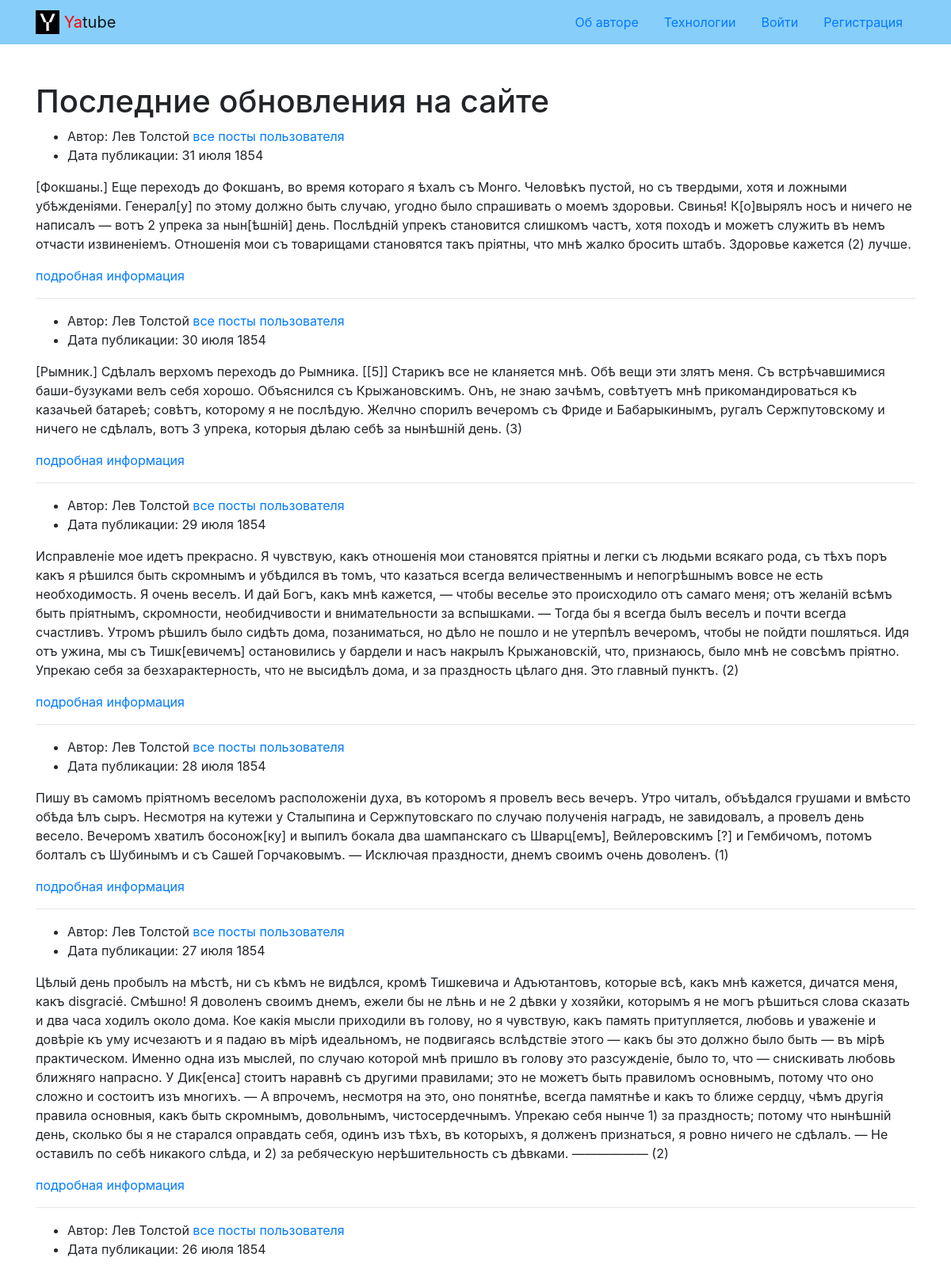
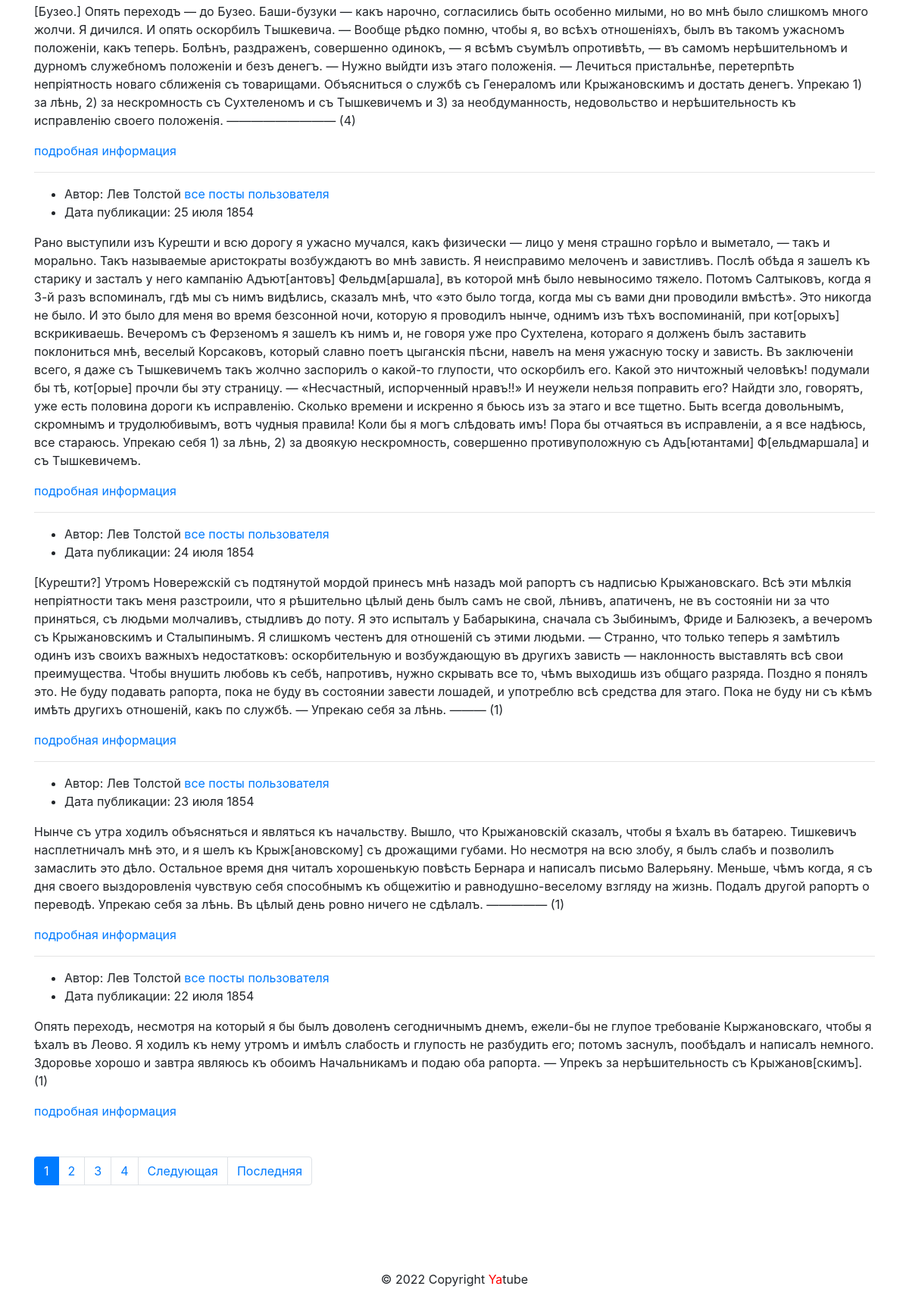
The page / on the database its author committed (2 pictures, top to bottom).
### posts/models.py (models this page shows, shortened)
class Post(models.Model):
    text = models.TextField(verbose_name='текст')
    pub_date = models.DateTimeField(auto_now_add=True)
    author = models.ForeignKey(
        User,
        on_delete=models.CASCADE,
        related_name='posts'
    )
    group = models.ForeignKey(
        Group,
        verbose_name='группа',
        blank=True,
        null=True,
        on_delete=models.SET_NULL
    )
    class Meta:
        ordering = ['-pub_date']

### posts/views.py (the view)
# urls.py: path('', views.index, name='index'),
def index(request):
    posts = Post.objects.all()
    page_obj = pagination(request, posts)
    context = {
        'page_obj': page_obj}
    return render(request, 'posts/index.html', context)

### core/context_processors/year.py (called while the page is built)
def year(request):
    a = date.today().year
    return {'year': a}

### posts/views.py (called while the page is built)
def pagination(request, posts):
    paginator = Paginator(posts, PAGES)
    page_number = request.GET.get('page')
    page_obj = paginator.get_page(page_number)
    return page_obj

### templates/posts/index.html (shortened to what this page needs)
{% extends 'base.html' %}
{% block content %}
  <div class="container py-5">
    <h1> Последние обновления на сайте </h1>
        {% for post in page_obj %}
        <article>
        <ul>
          <li>
            Автор: {{ post.author.get_full_name }}
            <a href="{% url 'posts:profile' post.author.username %}">все посты пользователя</a>
          </li>
          <li>
            Дата публикации: {{ post.pub_date|date:"d E Y" }}
          </li>
        </ul>
          <p>
            {{ post.text }}
          </p>
          <p>
          <a href="{% url 'posts:post_detail' post.pk %}">подробная информация</a>
          </p>
        </article>
        {% if not forloop.last %}<hr>{% endif %}
        {% endfor %}
        {% include 'posts/includes/paginator.html' %}
  </div>
{% endblock %}

### templates/base.html (shortened to what this page needs)
{% load static %}
<!DOCTYPE html>
<html lang="ru">
  <head>
    <link rel="stylesheet" href="{% static 'css/bootstrap.min.css' %}">
  </head>
  <body>
    <header>
        {% include 'includes/header.html' %}
    </header>
    <main>
        {% block content %}{% endblock %}
    </main>
    <footer>
        {% include 'includes/footer.html' %}
    </footer>
  </body>
</html>

### templates/includes/header.html
{% load static %}
    <nav class="navbar navbar-light" style="background-color: lightskyblue">
      <div class="container">
        <a class="navbar-brand" href="{% url 'posts:index' %}">
          <img src={% static "img/logo.png" %} width="30" height="30" class="d-inline-block align-top" alt="">
          <span style="color:red">Ya</span>tube
        </a>
        {% with request.resolver_match.view_name as view_name %}
        <ul class="nav nav-pills">
          <li class="nav-item">
            <a class="nav-link {% if view_name  == 'about:author' %}active{% endif %}"
            href="{% url 'about:author' %}">Об авторе</a>
          </li>
          <li class="nav-item">
            <a class="nav-link {% if view_name  == 'about:tech' %}active{% endif %}"
            href="<{% url 'about:tech' %}>">Технологии</a>
          </li>
          {% if user.is_auntificated %}
          <li class="nav-item">
            <a class="nav-link " href="<{% url 'posts:post_create'%}>">Новая запись</a>
          </li>
          <li class="nav-item">
            <a class="nav-link {% if view_name  == 'users:author_change_form' %}active{% endif %}"
            href="{% url 'users:author_change_form' %}">Изменить пароль</a>
          </li>
          <li class="nav-item">
            <a class="nav-link {% if view_name  == 'users:logout' %}active{% endif %}"
            href="{% url 'users:logout' %}">Выйти</a>
          </li>
          <li>
            Пользователь: {{ user.username }}
          </li>
          {% else %}
          <li class="nav-item">
            <a class="nav-link {% if view_name  == 'users:login' %}active{% endif %}"
            href="{% url 'users:login' %}">Войти</a>
          </li>
          <li class="nav-item">
            <a class="nav-link {% if view_name  == 'users:signup' %}active{% endif %}"
             href="{% url 'users:signup' %}">Регистрация</a>
          </li>
          {% endif %}
        </ul>
      </div>
    </nav>
    {% endwith %}

### templates/posts/includes/paginator.html (shortened to what this page needs)
{% if page_obj.has_other_pages %}
<nav aria-label="Page navigation" class="my-5">
  <ul class="pagination">
    {% for i in page_obj.paginator.page_range %}
        {% if page_obj.number == i %}
          <li class="page-item active">
            <span class="page-link">{{ i }}</span>
          </li>
        {% else %}
          <li class="page-item">
            <a class="page-link" href="?page={{ i }}">{{ i }}</a>
          </li>
        {% endif %}
    {% endfor %}
    {% if page_obj.has_next %}
      <li class="page-item">
        <a class="page-link" href="?page={{ page_obj.next_page_number }}">
          Следующая
        </a>
      </li>
      <li class="page-item">
        <a class="page-link" href="?page={{ page_obj.paginator.num_pages }}">
          Последняя
        </a>
      </li>
    {% endif %}
  </ul>
</nav>
{% endif %}

### templates/includes/footer.html
<div class="footer-copyright text-center py-3">
    <p>© {{ year }} Copyright <span style="color:red">Ya</span>tube</p>
</div>

### rows shown on the page
Post: author.get_full_name "Лев Толстой", pub_date "31 июля 1854", text "[Фокшаны.] Еще переходъ до Фокшанъ, во время котораго я ѣхалъ съ Монго. Человѣкъ пустой, но съ твердыми, хотя и ложными убѣжденіями. Генерал[у] по этому должно быть случаю, угодно было спрашивать о моемъ здоровьи. Свинья! К[о]вырялъ носъ и ничего не написалъ — вотъ 2 упрека за нын[ѣшній] день. Послѣдній упрекъ становится слишкомъ частъ, хотя походъ и можетъ служить въ немъ отчасти извиненіемъ. Отношенія мои съ товарищами становятся такъ пріятны, что мнѣ жалко бросить штабъ. Здоровье кажется (2) лучше."
Post: author.get_full_name "Лев Толстой", pub_date "30 июля 1854", text "[Рымник.] Сдѣлалъ верхомъ переходъ до Рымника. [[5]] Старикъ все не кланяется мнѣ. Обѣ вещи эти злятъ меня. Съ встрѣчавшимися баши-бузуками велъ себя хорошо. Объяснился съ Крыжановскимъ. Онъ, не знаю зачѣмъ, совѣтуетъ мнѣ прикомандироваться къ казачьей батареѣ; совѣтъ, которому я не послѣдую. Желчно спорилъ вечеромъ съ Фриде и Бабарыкинымъ, ругалъ Сержпутовскому и ничего не сдѣлалъ, вотъ 3 упрека, которыя дѣлаю себѣ за нынѣшній день. (3)"
Post: author.get_full_name "Лев Толстой", pub_date "29 июля 1854", text "Исправленіе мое идетъ прекрасно. Я чувствую, какъ отношенія мои становятся пріятны и легки съ людьми всякаго рода, съ тѣхъ поръ какъ я рѣшился быть скромнымъ и убѣдился въ томъ, что казаться всегда величественнымъ и непогрѣшнымъ вовсе не есть необходимость. Я очень веселъ. И дай Богъ, какъ мнѣ кажется, — чтобы веселье это происходило отъ самаго меня; отъ желаній всѣмъ быть пріятнымъ, скромности, необидчивости и внимательности за вспышками. — Тогда бы я всегда былъ веселъ и почти всегда счастливъ. Утромъ рѣшилъ было сидѣть дома, позаниматься, но дѣло не пошло и не утерпѣлъ вечеромъ, чтобы не пойдти пошляться. Идя отъ ужина, мы съ Тишк[евичемъ] остановились у бардели и насъ накрылъ…"
Post: author.get_full_name "Лев Толстой", pub_date "28 июля 1854", text "Пишу въ самомъ пріятномъ веселомъ расположеніи духа, въ которомъ я провелъ весь вечеръ. Утро читалъ, объѣдался грушами и вмѣсто обѣда ѣлъ сыръ. Несмотря на кутежи у Сталыпина и Сержпутовскаго по случаю полученія наградъ, не завидовалъ, а провелъ день весело. Вечеромъ хватилъ босонож[ку] и выпилъ бокала два шампанскаго съ Шварц[емъ], Вейлеровскимъ [?] и Гембичомъ, потомъ болталъ съ Шубинымъ и съ Сашей Горчаковымъ. — Исключая праздности, днемъ своимъ очень доволенъ. (1)"
Post: author.get_full_name "Лев Толстой", pub_date "27 июля 1854", text "Цѣлый день пробылъ на мѣстѣ, ни съ кѣмъ не видѣлся, кромѣ Тишкевича и Адъютантовъ, которые всѣ, какъ мнѣ кажется, дичатся меня, какъ disgracié. Смѣшно! Я доволенъ своимъ днемъ, ежели бы не лѣнь и не 2 дѣвки у хозяйки, которымъ я не могъ рѣшиться слова сказать и два часа ходилъ около дома. Кое какія мысли приходили въ голову, но я чувствую, какъ память притупляется, любовь и уваженіе и довѣріе къ уму исчезаютъ и я падаю въ мірѣ идеальномъ, не подвигаясь вслѣдствіе этого — какъ бы это должно было быть — въ мірѣ практическом. Именно одна изъ мыслей, по случаю которой мнѣ пришло въ голову это разсужденіе, было то, что — снискивать любовь ближняго напрасно. У Дик[енса] стоитъ наравнѣ съ другими…"
Post: author.get_full_name "Лев Толстой", pub_date "26 июля 1854", text "[Бузео.] Опять переходъ — до Бузео. Баши-бузуки — какъ нарочно, согласились быть особенно милыми, но во мнѣ было слишкомъ много жолчи. Я дичился. И опять оскорбилъ Тышкевича. — Вообще рѣдко помню, чтобы я, во всѣхъ отношеніяхъ, былъ въ такомъ ужасномъ положеніи, какъ теперь. Болѣнъ, раздраженъ, совершенно одинокъ, — я всѣмъ съумѣлъ опротивѣть, — въ самомъ нерѣшительномъ и дурномъ служебномъ положеніи и безъ денегъ. — Нужно выйдти изъ этаго положенія. — Лечиться пристальнѣе, перетерпѣть непріятность новаго сближенія съ товарищами. Объясниться о службѣ съ Генераломъ или Крыжановскимъ и достать денегъ. Упрекаю 1) за лѣнь, 2) за нескромность съ Сухтеленомъ и съ Тышкевичемъ и 3) за…"
Post: author.get_full_name "Лев Толстой", pub_date "25 июля 1854", text "Рано выступили изъ Курешти и всю дорогу я ужасно мучался, какъ физически — лицо у меня страшно горѣло и выметало, — такъ и морально. Такъ называемые аристократы возбуждаютъ во мнѣ зависть. Я неисправимо мелоченъ и завистливъ. Послѣ обѣда я зашелъ къ старику и засталъ у него кампанію Адъют[антовъ] Фельдм[аршала], въ которой мнѣ было невыносимо тяжело. Потомъ Салтыковъ, когда я 3-й разъ вспоминалъ, гдѣ мы съ нимъ видѣлись, сказалъ мнѣ, что «это было тогда, когда мы съ вами дни проводили вмѣстѣ». Это никогда не было. И это было для меня во время безсонной ночи, которую я проводилъ нынче, однимъ изъ тѣхъ воспоминаній, при кот[орыхъ] вскрикиваешь. Вечеромъ съ Ферзеномъ я зашелъ къ нимъ и, не…"
Post: author.get_full_name "Лев Толстой", pub_date "24 июля 1854", text "[Курешти?] Утромъ Новережскій съ подтянутой мордой принесъ мнѣ назадъ мой рапортъ съ надписью Крыжановскаго. Всѣ эти мѣлкія непріятности такъ меня разстроили, что я рѣшительно цѣлый день былъ самъ не свой, лѣнивъ, апатиченъ, не въ состояніи ни за что приняться, съ людьми молчаливъ, стыдливъ до поту. Я это испыталъ у Бабарыкина, сначала съ Зыбинымъ, Фриде и Балюзекъ, а вечеромъ съ Крыжановскимъ и Сталыпинымъ. Я слишкомъ честенъ для отношеній съ этими людьми. — Странно, что только теперь я замѣтилъ одинъ изъ своихъ важныхъ недостатковъ: оскорбительную и возбуждающую въ другихъ зависть — наклонность выставлять всѣ свои преимущества. Чтобы внушить любовь къ себѣ, напротивъ, нужно скрывать все…"
Post: author.get_full_name "Лев Толстой", pub_date "23 июля 1854", text "Нынче съ утра ходилъ объясняться и являться къ начальству. Вышло, что Крыжановскій сказалъ, чтобы я ѣхалъ въ батарею. Тишкевичъ насплетничалъ мнѣ это, и я шелъ къ Крыж[ановскому] съ дрожащими губами. Но несмотря на всю злобу, я былъ слабъ и позволилъ замаслить это дѣло. Остальное время дня читалъ хорошенькую повѣсть Бернара и написалъ письмо Валерьяну. Меньше, чѣмъ когда, я съ дня своего выздоровленія чувствую себя способнымъ къ общежитію и равнодушно-веселому взгляду на жизнь. Подалъ другой рапортъ о переводѣ. Упрекаю себя за лѣнь. Въ цѣлый день ровно ничего не сдѣлалъ. ————— (1)"
Post: author.get_full_name "Лев Толстой", pub_date "22 июля 1854", text "Опять переходъ, несмотря на который я бы былъ доволенъ сегодничнымъ днемъ, ежели-бы не глупое требованіе Кыржановскаго, чтобы я ѣхалъ въ Леово. Я ходилъ къ нему утромъ и имѣлъ слабость и глупость не разбудить его; потомъ заснулъ, пообѣдалъ и написалъ немного. Здоровье хорошо и завтра являюсь къ обоимъ Начальникамъ и подаю оба рапорта. — Упрекъ за нерѣшительность съ Крыжанов[скимъ]. (1)"

### other values the page prints
{{ i }} "1"
{{ i }} "2" "3" "4"
